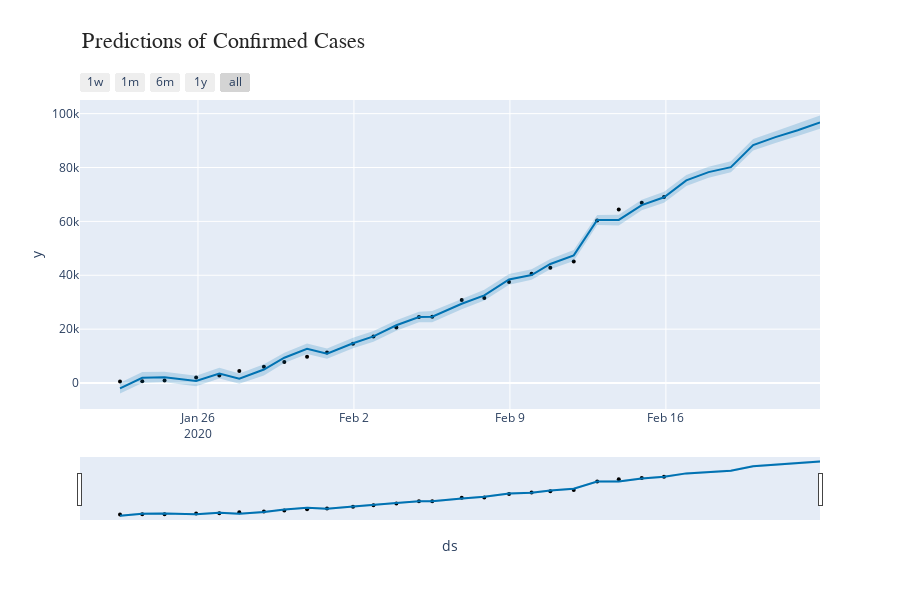

Notebook code cell kept with this figure:
### Markdown cell above
## 4. Confirmed & Death Cases Visualisation

### Code cell
fig = plot_plotly(prophetc, confirmed_forecast)  
annotations = []
annotations.append(dict(xref='paper', yref='paper', x=0, y=1.15,
                              xanchor='left', yanchor='bottom',
                              text='Predictions of Confirmed Cases',
                              font=dict(family='Arial', size=22,color='rgb(37,37,37)'),showarrow=False))
fig.update_layout(annotations=annotations)
fig.show()
py.plot(fig, filename='confirmed_forecast.html')
